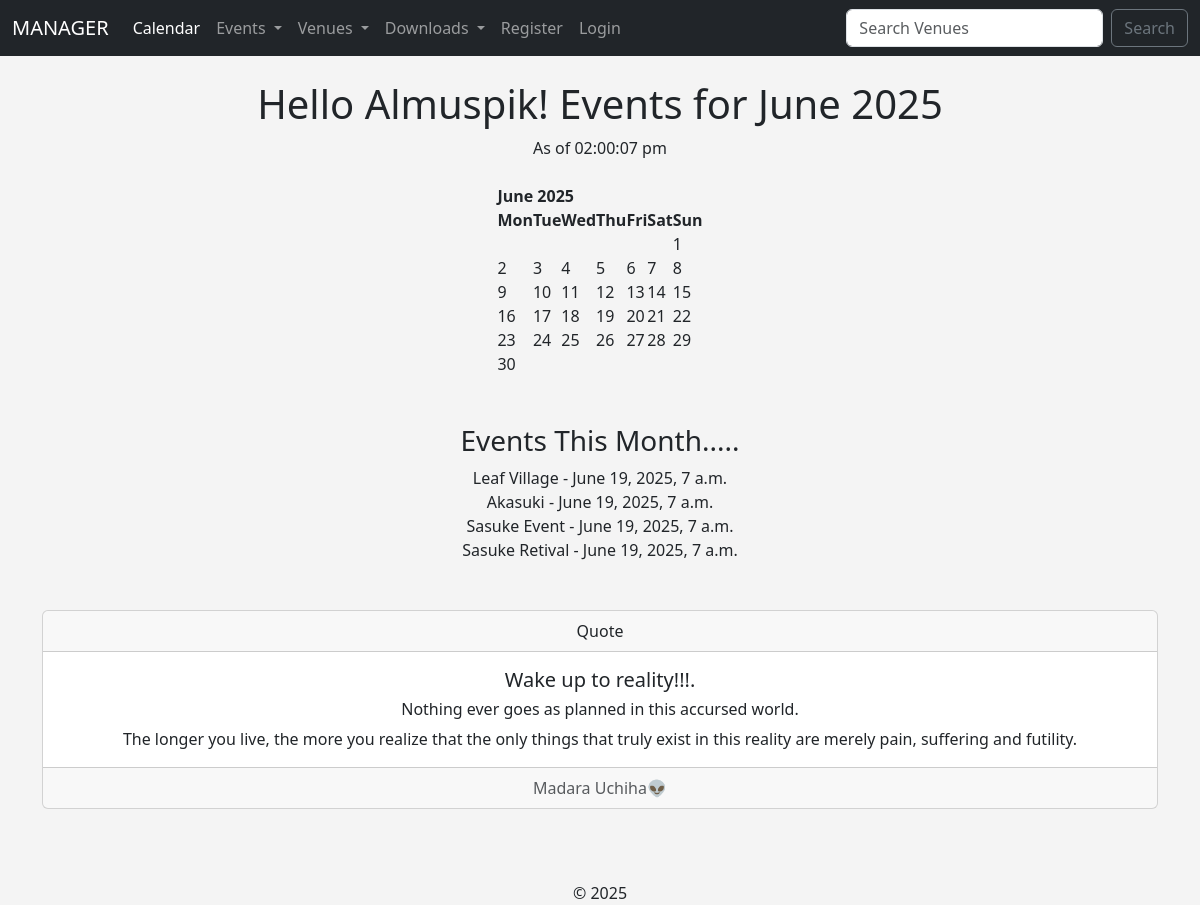
The app's page /2025/June/ with its own data.
### events/models.py (models this page shows, shortened)
class Event(models.Model):
    name = models.CharField('Event Name', max_length=120)
    event_date = models.DateTimeField('event date')
    venue = models.ForeignKey(Venue, blank=True, null=True, on_delete=models.CASCADE)
    manager =models.ForeignKey(User, blank=True, null= True, on_delete=models.SET_NULL)
    description = models.TextField(blank=True)
    attendees = models.ManyToManyField(MyClubUser, blank=True)
    approved = models.BooleanField("Approved", default = False)
    def __str__(self):
        return self.name

### events/views.py (the view)
# urls.py: path('<int:year>/<str:month>/',views.home , name="home"),
def home(request, year=None, month=None):
    name = "Almuspik"
    now = datetime.now()
    if year is None:
        year = now.year
    if month is None:
        month = now.strftime('%B')  # gives full month name like "June"
    month = str(month).capitalize()
    try:
        month_number = list(calendar.month_name).index(month)
    except ValueError:
        return render(request, '404.html', status=404)  # Optional error handling
    cal = HTMLCalendar().formatmonth(year, month_number)
    event_list = Event.objects.filter( event_date__year= year,
                                        event_date__month= month_number )
    time = now.strftime('%I:%M:%S %p').lower()
    return render(request, 'home.html', {
        "First_name": name,
        "Year": year,
        "month": month,
        "month_number": month_number,
        "cal": cal,
        "current_year": now.year,
        "time": time,
        "event_list": event_list,
    })

### events/templates/home.html
{% extends 'base.html' %}
{% block content %}
<center>
    <h1>Hello {{ First_name }}! Events for {{ month }} {{ Year }}</h1>
    As of {{ time }}
    <br><br>
    {{ cal|safe }}
<br><br>
<h3>Events This Month.....</h3>
{% if event_list %}
  {% for event in event_list %}
    {{ event }} - {{ event.event_date }} <br>
  {% endfor %}
{% else %}
Sorry.... There are no events this month.....
{% endif %} <br> <br>
<div class="card text-center">
    <div class="card-header">
   Quote
    </div>
    <div class="card-body">
      <h5 class="card-title">Wake up to reality!!!.</h5>
      <h6 class="card-text">Nothing ever goes as planned in this accursed world.</h6>
      <p class="card-text">The longer you live, the more you realize that the only things that truly exist in this reality are merely pain, suffering and futility. </p>
    </div>
    <div class="card-footer text-body-secondary">
      Madara Uchiha👽
    </div>
  </div>
    <br><br><br>
    &copy; {{ current_year }}
</center>
{% endblock %}

### events/templates/base.html (style rules this page uses)
body { background:#f4f4f4; }

### records on screen
Event: name "Leaf Village", event_date "June 19, 2025, 7 a.m."
Event: name "Akasuki", event_date "June 19, 2025, 7 a.m."
Event: name "Sasuke Event", event_date "June 19, 2025, 7 a.m."
Event: name "Sasuke Retival", event_date "June 19, 2025, 7 a.m."

### other values on screen
{{ First_name }} "Almuspik"
{{ month }} "June"
{{ Year }} "2025"
{{ time }} "02:00:07 pm"
{{ cal|safe }} "June 2025 Mon Tue Wed Thu Fri Sat Sun 1 2 3 4 5 6 7 8 9 10 11 12 13 14 15 16 17 18 19 20 21 22 23 24 25 26 27 28 29 30"
